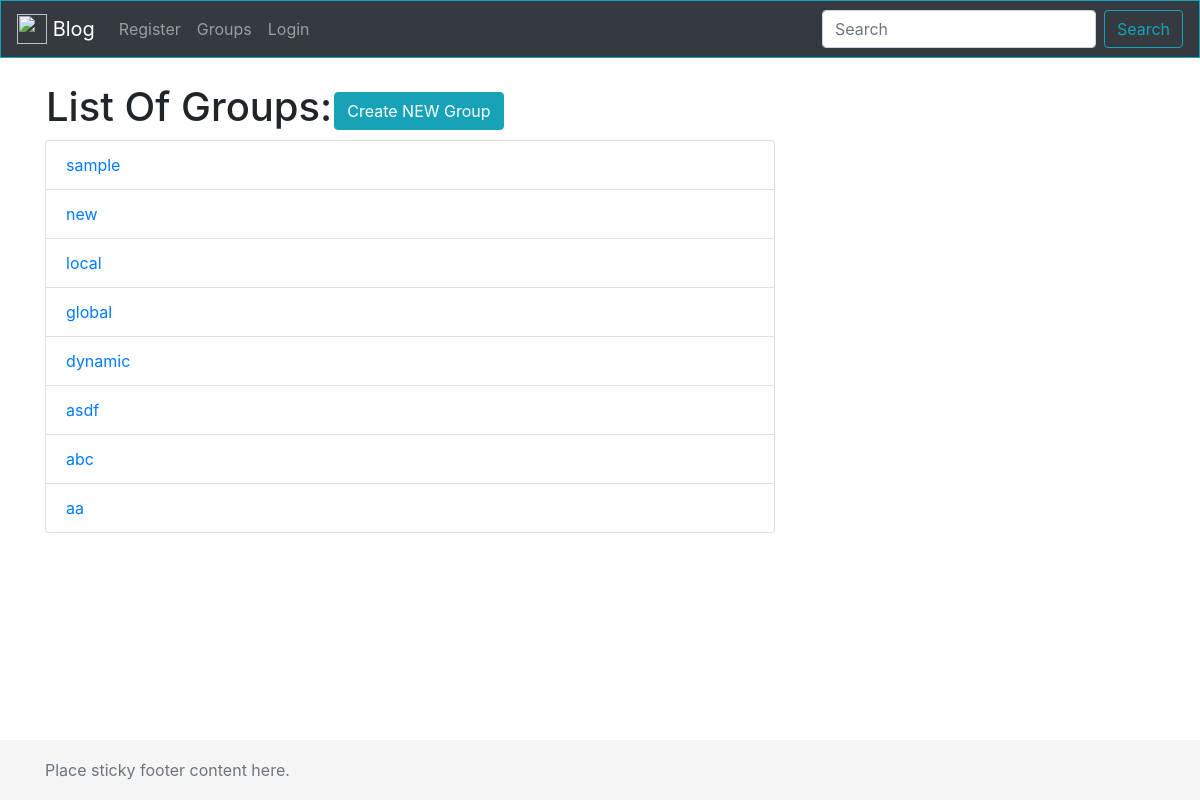
Before: /groups/ with the older database file.
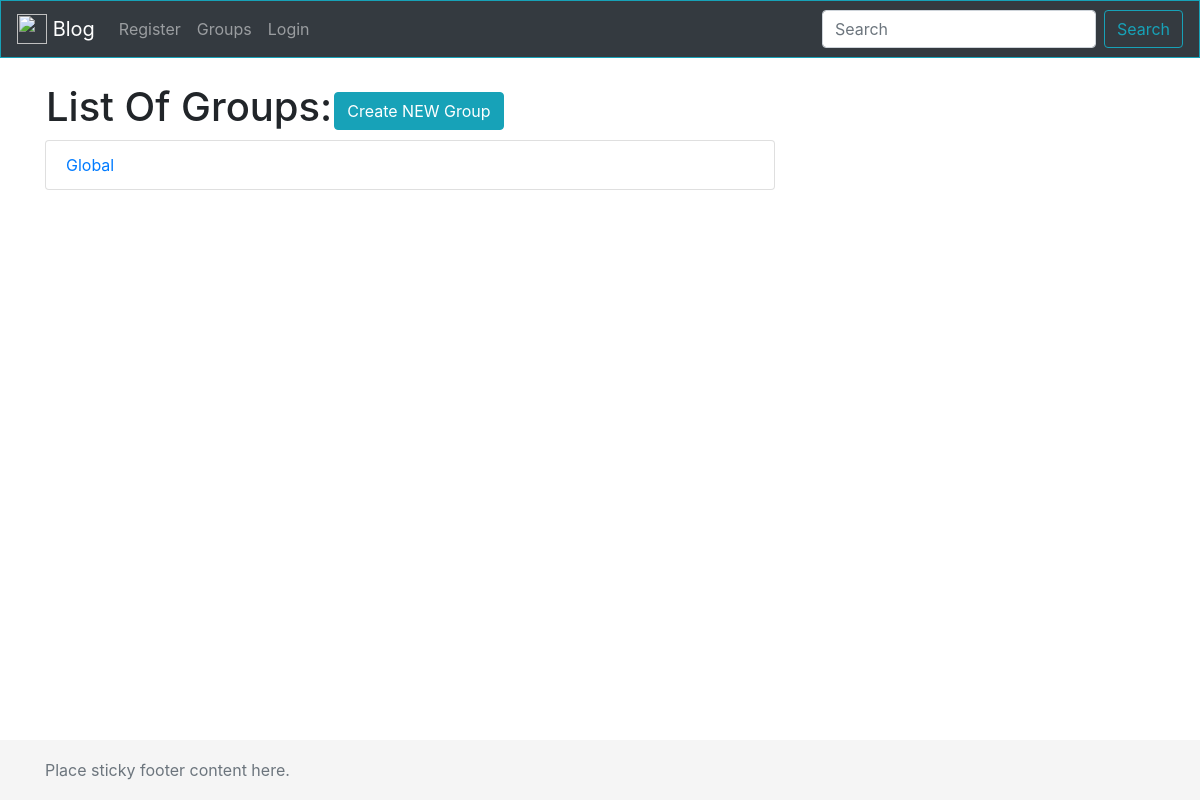
After: the same page with the newer database file.
### groups/models.py (models this page shows, shortened)
class Com(models.Model):
	name = models.CharField(max_length = 100, primary_key=True)

### groups/views.py (the view)
# urls.py: path('groups/',GroupListView.as_view() , name = 'groups'),
class GroupListView(ListView):
	model = Com
	template_name = 'groups/groups.html'
	context_object_name = 'group'
	ordering = ['-name']

### templates/groups/groups.html (shortened to what this page needs)
{% extends "post/header.html"%} {% block content %}
<table>
    <tr>
        <td>
            <h1> List Of Groups:</h1>
        </td>
        <td>
            <a type="button" href="{%url 'group-create'%}" class="btn btn-info">Create NEW Group</a>
        </td>
    </tr>
</table>
<ul class="list-group">
    {% for g in group %}
    <a href="{% url 'groups' %}{{ g.name }}" class="list-group-item">{{ g.name }}</a> {% endfor %}
</ul>
{% endblock content %}

Changed rows visible on the page:
removed Com: name "sample"
removed Com: name "new"
removed Com: name "local"
removed Com: name "global"
removed Com: name "dynamic"
removed Com: name "asdf"
removed Com: name "abc"
removed Com: name "aa"
added Com: name "Global"
